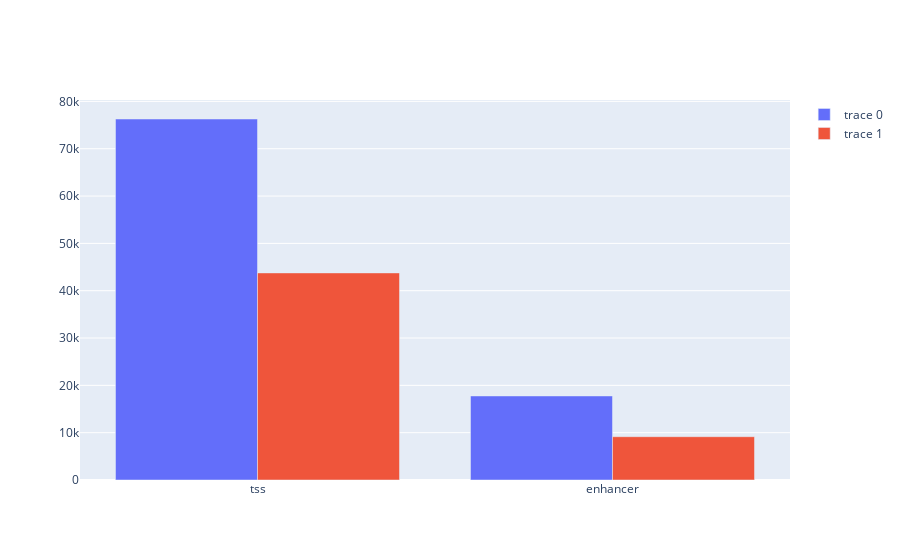

Here is the notebook cell this chart was saved with:
### Code cell
# plot the histogram
import plotly.graph_objects as go
import plotly.io as pio

# Plot the histogram of the peak types vs the background
fig = go.Figure(data=[go.Bar(x=list(background_peak_type_counts.keys()), y=list(background_peak_type_counts.values()))])
fig.add_trace(go.Bar(x=list(cage_enriched_peak_counts.keys()), y=list(cage_enriched_peak_counts.values())))

fig.show()

### Figure 1 — Plotly figure (JSON) as saved in the notebook; plotly's stock layout.template omitted (floating-point values rounded to 4 significant figures)
{"data": [{"type": "bar", "x": ["tss", "enhancer"], "y": [76282, 17761]}, {"type": "bar", "x": ["enhancer", "tss"], "y": [9148, 43760]}], "layout": {}}
